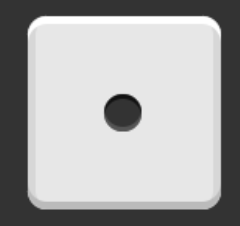
#> input picture one_dice_image/1.png, 240 x 226 px; its folder holds only this picture in this run
$ python one_dice.py
#> lines starting #> are read from the running program, lines starting #| are printed output that depends on the picture; after the words box and inside, x2 and y2 are one past the last pixel; in counts of white or black regions, pixels touching at a corner belong together
import math
import cv2 as cv

for k in range(4):
    file_path = 'one_dice_image/'+str(k+1)+'.png'
    img = cv.imread(file_path, cv.IMREAD_GRAYSCALE)
#> img is the input picture: shape (226, 240); min 17, max 255, mean 169
    _, img_bin = cv.threshold(img, 0, 255, cv.THRESH_BINARY_INV | cv.THRESH_OTSU)
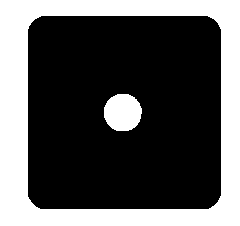
#> img_bin: shape (226, 240); 33.9% white; 2 white regions
    contours, hierarchy = cv.findContours(img_bin, cv.RETR_TREE, cv.CHAIN_APPROX_NONE)
#> contours = 3 contours; box (x1, y1, x2, y2) and area: (0, 0, 240, 226) 53775, (27, 15, 222, 210) 37354, (104, 94, 142, 131) 1076

    cnt=0
    rec=0
    for i in range(len(contours)):
        approx = cv.approxPolyDP(contours[i], cv.arcLength(contours[i], True)*0.02, True)
        parent = hierarchy[0][i][-1]

        if len(approx)==4:
            rec = i
        elif len(approx)>4 and parent==rec :
            length = cv.arcLength(contours[i], True)
            area = cv.contourArea(contours[i])
            ratio = 4.*math.pi*area / (length*length)

            if ratio >0.85 :
                cnt+=1
#> this loop made 3 passes
#> (length, area, ratio, cnt) on pass 3: (123.2, 1076.5, 0.892, 1)
#> (approx, rec) on passes 1 to 2: ([[0, 0], [0, 225], [239, 225], [239, 0]], 0), ([[35, 18], [218, 23], [213, 206], [30, 201]], 1)
#> after the loop, cnt = 1

    print('#%d dice value is' %(k+1), cnt)
#| #1 dice value is 1
